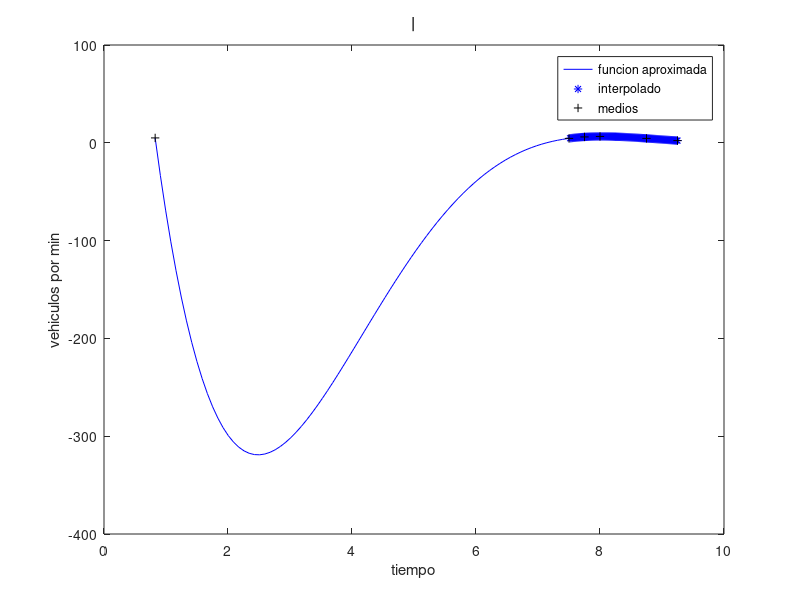

Here is the MATLAB script that generated this plot:
clc
clear
L=[(7.5+(1/60)):(1/60):9.25];
n=6;
X=[7.5 7.75 8 .825 8.75 9.25];
Y2=[18 24 26 20 18 9];
Y=[Y2./4];

for m=1:length(L);
    Xo=L(m);
for i=1:n
    Ya(i)=Y(i);
    for j=1:n
        if j~=i
           Ya(i)=Ya(i)*(Xo-X(j))/(X(i)-X(j));
            end
        end
    end
Yo(m)=sum(Ya);
end

Xg=[min(X):(max(X)-min(X))/100:max(X)];
for k=1:length(Xg)
    for i=1:n
    Ya(i)=Y(i);
    for j=1:n
            if j~=i
                Ya(i)=Ya(i)*(Xg(k)-X(j))/(X(i)-X(j));
            end
    end
    end
    Yg(k)=sum(Ya);
end

plot(Xg,Yg,'b-',L,Yo,'b*',X,Y,'k+')
xlabel('tiempo')
ylabel('vehiculos por min')
title('|')
legend('funcion aproximada','interpolado','medios')
disp('a).')
disp('entre las 7:30 y 9:15 pasan')
disp(sum(Yo))
disp('--------------------------------')
disp('b).')
disp('en promedio pasan cada miuto')
disp(sum(Yo)/length(Yo))
disp('vehiculos')
    